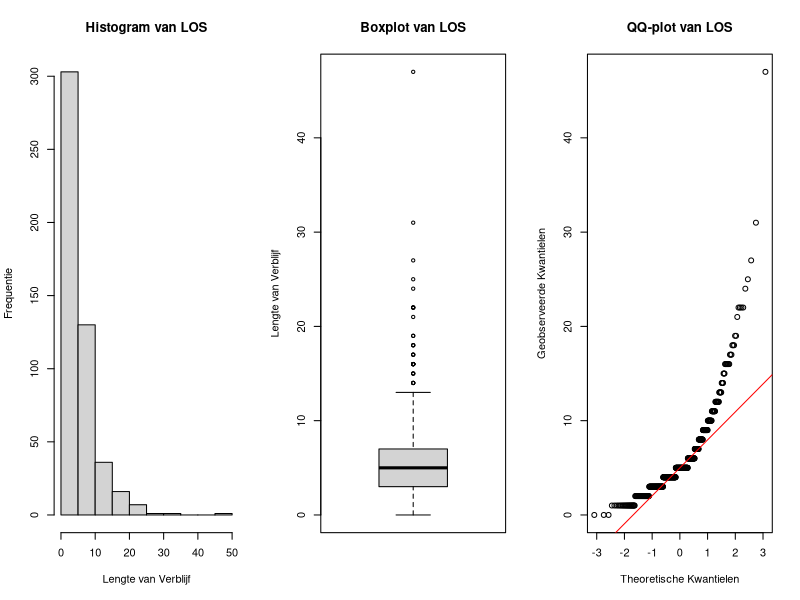
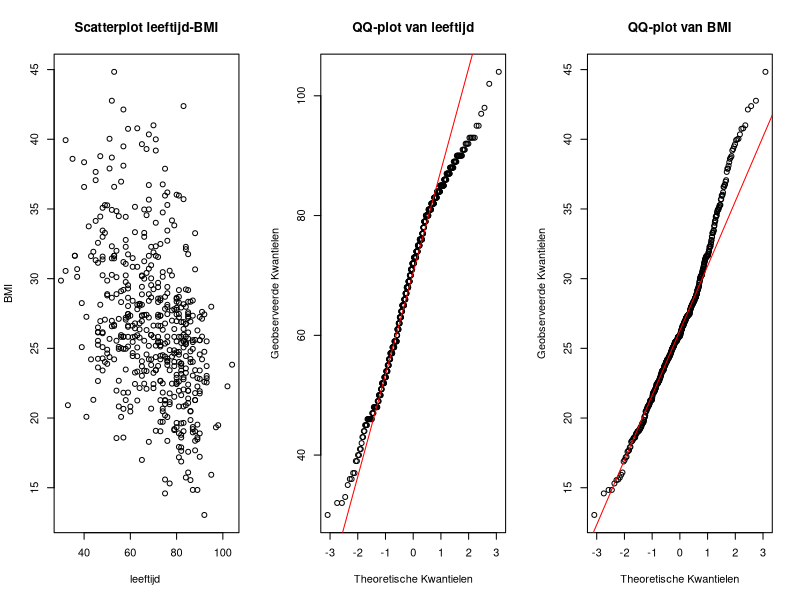

The R source for these figures, in order:
# Read heart.csv data
data = read.csv(file="heart.csv", header=TRUE, dec=",", sep=";")
# Student number: 20203844
i = 8
j = 4
k = 4
# Rows to delete: 5,9,17,33,129
data = data[-c(k+1, j+1, i+1, j*k+1, i*j+1, i*k+1, i*j*k+1, i+j+k+1),]

# QUESTION 1:
los = data$los

dev.new()
par(mfrow=c(1, 3))

# Histogram
hist(los, main="Histogram van LOS", xlab="Lengte van Verblijf", ylab="Frequentie")

# Boxplot
boxplot(los, main="Boxplot van LOS", ylab="Lengte van Verblijf")

# QQ-plot
qqnorm(los, main="QQ-plot van LOS", xlab="Theoretische Kwantielen", ylab="Geobserveerde Kwantielen")
qqline(los, col="red")

# Some useful data
count_los = length(los)
min_los = min(los)
max_los = max(los)
mean_los = mean(los)
median_los = median(los)
var_los = var(los)
sd_los = sd(los)
iqr_los = IQR(los)

# Test if normal distributed
shapiro.test(los)

transormartion_inverse = los[los!=0]^-1
shapiro.test(transormartion_inverse)

transformation_sqrt = sqrt(los[los!=0])
shapiro.test(transformation_sqrt)

transormartion_cube = abs(los)^(1/3)
shapiro.test(transormartion_cube)

transormartion_log = log(los[los!=0])
shapiro.test(transormartion_log)


# QUESTION 2:
type_hartinfarct = data$mitype
ontslag_status = data$dstat

# Chi-kwadraat test
tabel_infarct_ontslag <- table(type_hartinfarct, ontslag_status)
test = chisq.test(tabel_infarct_ontslag)
test$observed
test$expected
test

# QUESTION 3:
age = data$age
bmi = data$bmi

dev.new()

par(mfrow=c(1, 3))
#Scatterplot
plot(age, bmi, main="Scatterplot leeftijd-BMI",
     xlab="leeftijd ", ylab="BMI")

# normality of  age
qqnorm(age, main="QQ-plot van leeftijd", xlab="Theoretische Kwantielen", ylab="Geobserveerde Kwantielen")
qqline(age, col="red")
shapiro.test(age)

# normality of BMI
qqnorm(bmi, main="QQ-plot van BMI", xlab="Theoretische Kwantielen", ylab="Geobserveerde Kwantielen")
qqline(bmi, col="red")
shapiro.test(bmi)

# spearman correlation test
cor.test(method="spearman", age, bmi)

# linear regression
model = lm(bmi ~ age)
summary(model)

